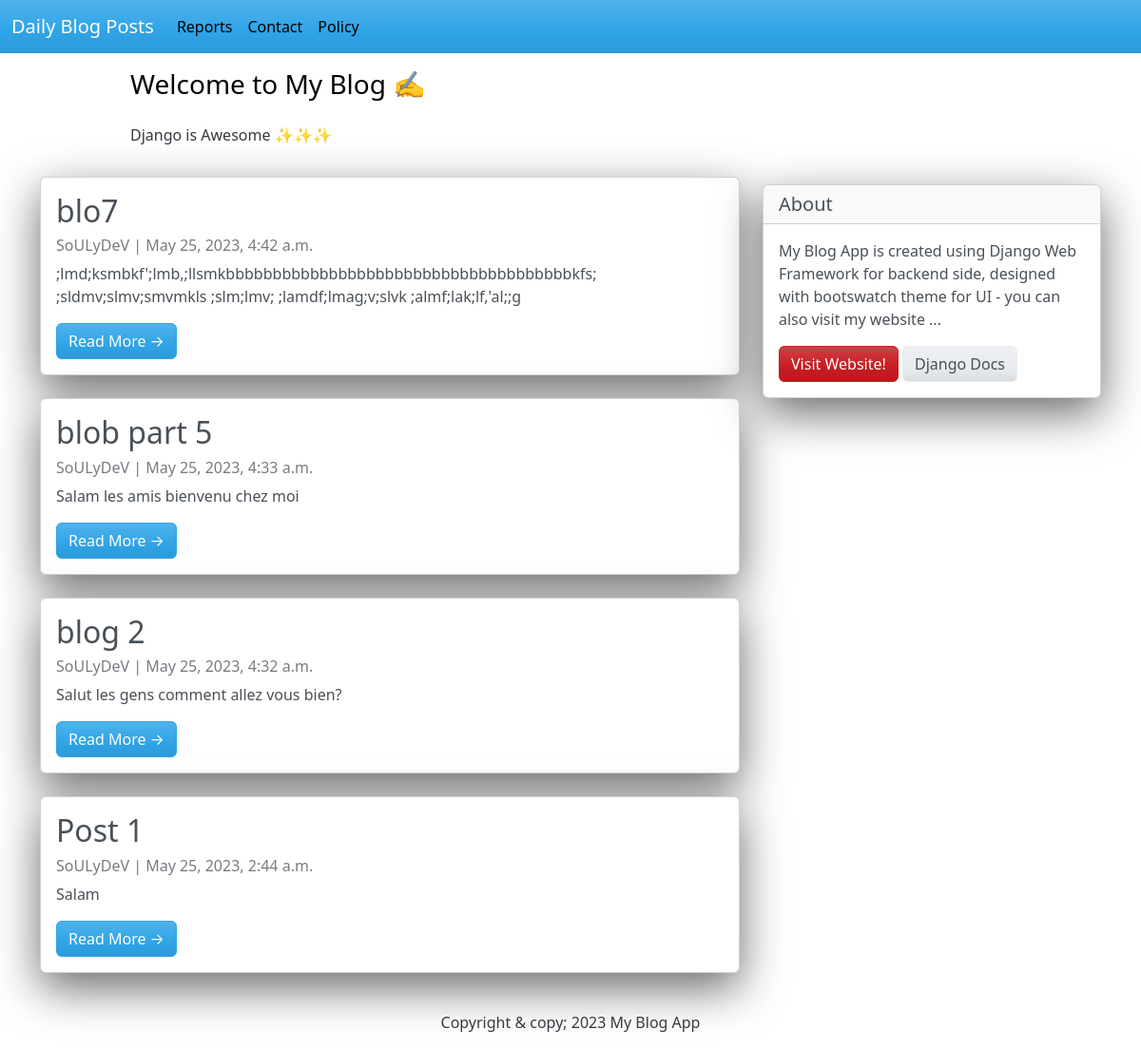
The page / on the database its author committed.
### App/models.py (models this page shows, shortened)
class Post(models.Model):
    title = models.CharField(max_length=200, unique=True)
    slug = models.SlugField(max_length=200, unique=True)
    author = models.ForeignKey(User, on_delete=models.CASCADE, related_name='blog_posts')
    created_on = models.DateTimeField(auto_now_add=True)
    updated_on = models.DateTimeField(auto_now=True)
    content = models.TextField()
    status = models.IntegerField(choices=STATUS, default=0)
    class Meta:
        ordering = ['-created_on']

### App/views.py (the view)
# urls.py: path('', views.PostList.as_view(), name='home'),
class PostList(generic.ListView):
    queryset = Post.objects.filter(status = 1).order_by('-created_on')
    template_name = 'index.html'

### App/templates/index.html (shortened to what this page needs)
{% extends "base.html" %}
{% block content %}
<header class="masthead">
  <div class="container">
    <div class="row">
      <div class=" col-md-8 col-md-10 mx-auto">
        <div class="site-heading">
          <h3 class=" site-heading my-4 mt-3 text-black"> Welcome to My Blog ✍️ </h3>
          <p class="text-dark">Django is Awesome ✨✨✨ </p>
        </div>
      </div>
    </div>
  </div>
</header>
<div class="container">
  <div class="row">
    <div class="col-md-8 mt-3 left">
      {% for post in post_list %}
      <div class="card mb-4">
        <div class="card-body">
          <h2 class="card-title">{{ post.title }}</h2>
          <p class="card-text text-muted h6">{{ post.author }} | {{ post.created_on}} </p>
          <p class="card-text">{{post.content|slice:":200"}}</p>
          <a href="{% url 'post_detail' post.slug  %}" class="btn btn-primary">Read More &rarr;</a>
        </div>
      </div>
      {% endfor %}
    </div>
    {% block sidebar %}
    {% include 'sidebar.html' %}
    {% endblock sidebar %}
  </div>
</div>
{%endblock%}

### App/templates/base.html (shortened to what this page needs)
<!DOCTYPE html>
<html lang="en">
<head>
    <link href="
https://cdn.jsdelivr.net/npm/bootswatch@5.2.3/dist/cerulean/bootstrap.min.css
" rel="stylesheet">
</head>
<body>
    <nav class="navbar navbar-expand-lg navbar-dark bg-primary" id="mainNav">
        <div class="container-fluid">
            <a class="navbar-brand" href=" {% url 'home' %}">Daily Blog Posts</a>
            <div class="collapse navbar-collapse" id="navbarResponsive">
                <ul class="navbar-nav ml-auto">
                    <li class="nav-item text-black">
                        <a class="nav-link text-black font-weight-bold" href="#">Reports</a>
                    </li>
                    <li class="nav-item text-black">
                        <a class="nav-link text-black font-weight-bold" href="#">Contact</a>
                    </li>
                    <li class="nav-item text-black">
                        <a class="nav-link text-black font-weight-bold" href="#">Policy</a>
                    </li>
                </ul>
            </div>
        </div>
    </nav>
    {% block content %}{% endblock content %}
    <footer class="py-3 bg-grey">
        <p class="m-0 text-dark text-center">Copyright & copy; 2023 My Blog App</p>
    </footer>
</body>
</html>

### App/templates/sidebar.html (shortened to what this page needs)
{% block sidebar %}
<div class="col-md-4 float-right ">
  <div class="card my-4">
    <h5 class="card-header">About</h5>
    <div class="card-body">
      <p class="card-text"> My Blog App is created using Django Web Framework for backend side, designed with bootswatch
        theme for UI - you can also visit my website ... </p>
      <a href="https://bekbrace.com" class="btn btn-danger">Visit Website!</a>
      <a href="https://docs.djangoproject.com/en/3.1/" class="btn btn-secondary">Django Docs</a>
    </div>
  </div>
</div>
{% endblock sidebar %}

### App/templates/sidebar.html (style rules this page uses)
.card { box-shadow: 0 16px 48px #6a6a6b; }

### rows shown on the page
Post: title "blo7", author "SoULyDeV", created_on "May 25, 2023, 4:42 a.m.", content ";lmd;ksmbkf';lmb,;llsmkbbbbbbbbbbbbbbbbbbbbbbbbbbbbbbbbbbbbbkfs; ;sldmv;slmv;smvmkls ;slm;lmv; ;lamdf;lmag;v;slvk ;almf;lak;lf,'al;;g"
Post: title "blob part 5", author "SoULyDeV", created_on "May 25, 2023, 4:33 a.m.", content "Salam les amis bienvenu chez moi"
Post: title "blog 2", author "SoULyDeV", created_on "May 25, 2023, 4:32 a.m.", content "Salut les gens comment allez vous bien?"
Post: title "Post 1", author "SoULyDeV", created_on "May 25, 2023, 2:44 a.m.", content "Salam"
